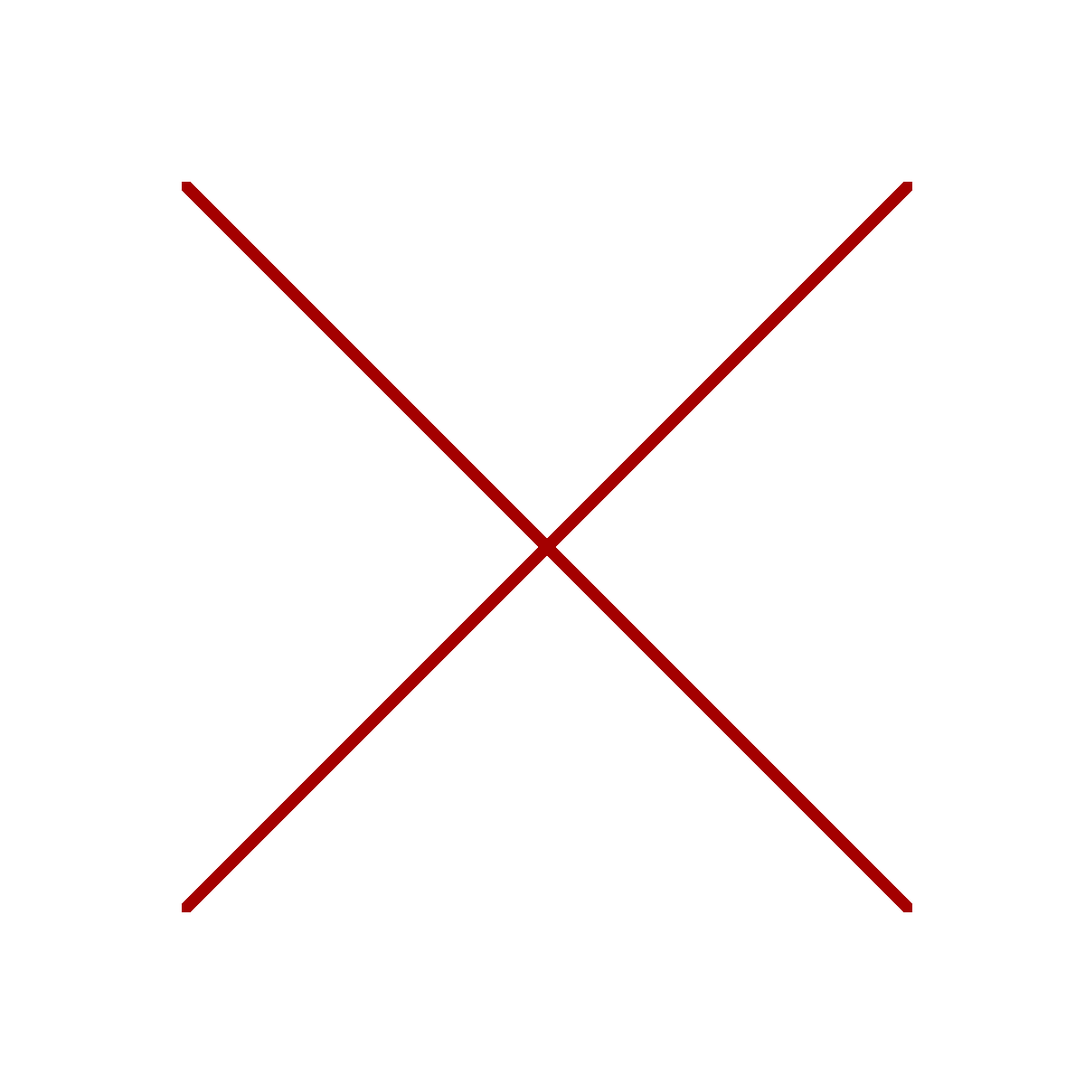
Frame 1 (no input)
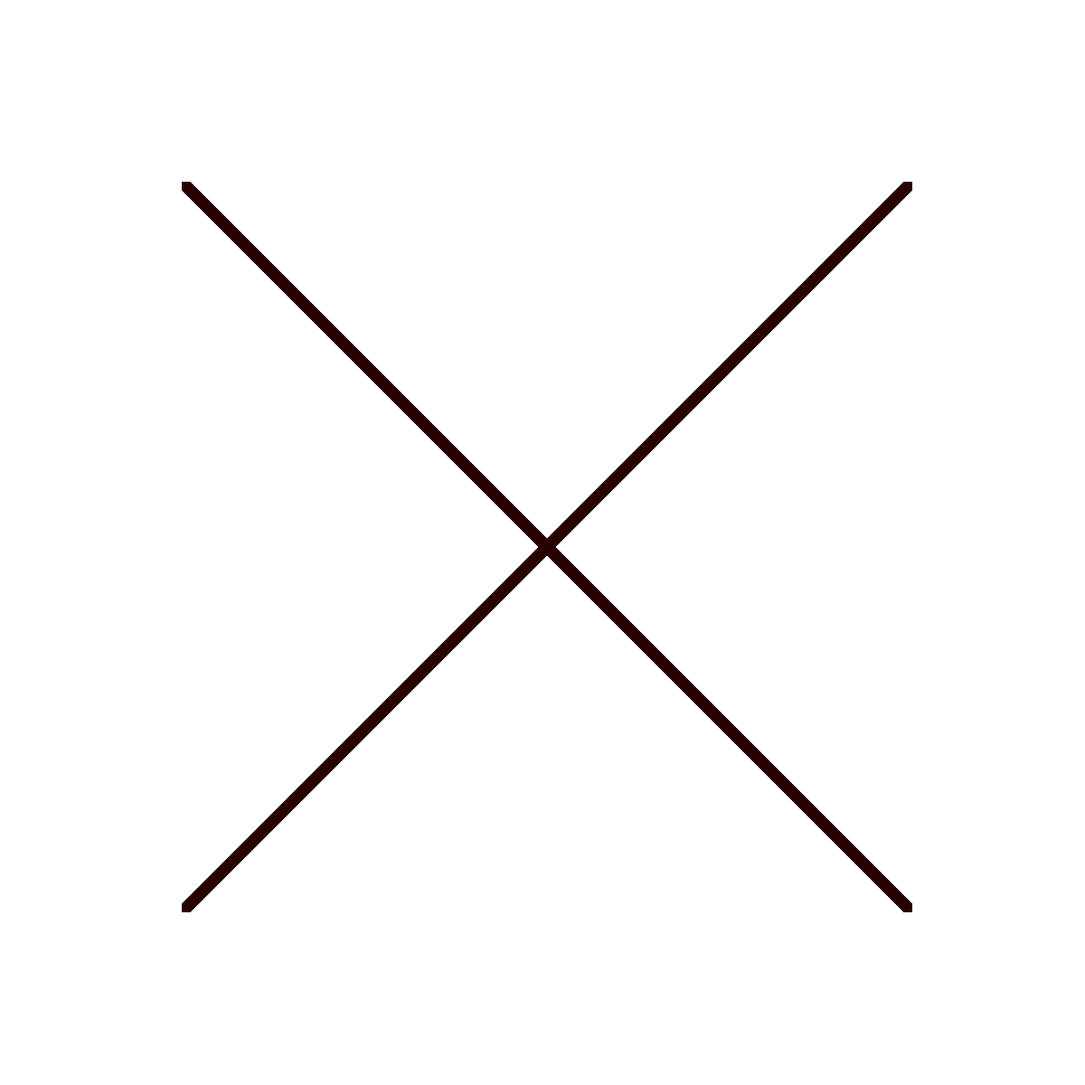
Frame 60 (the mouse pressed at the canvas centre just before this capture)
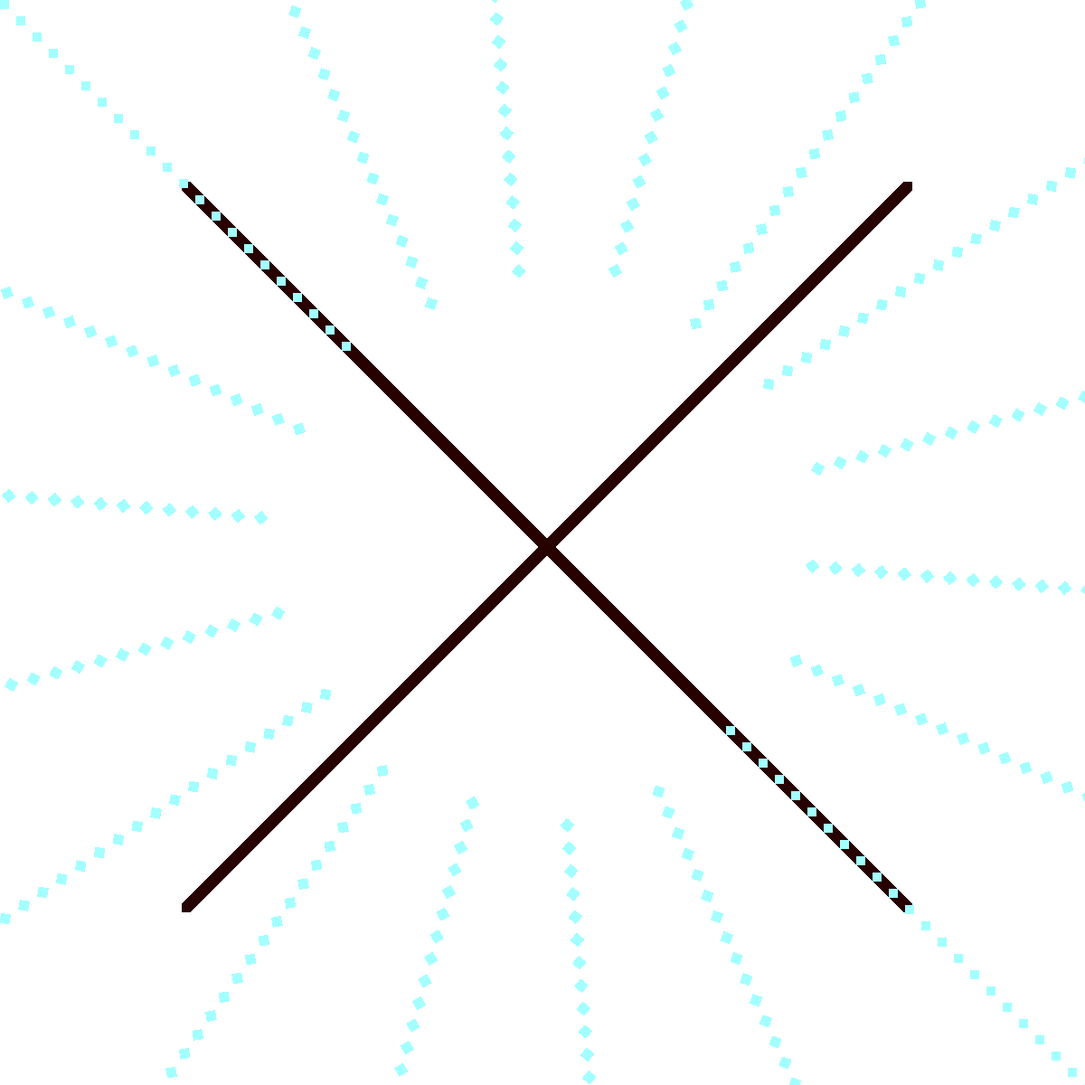
Frame 120 (the mouse held since frame 60 and released just before this capture)

The Processing sketch that drew these frames (run headless with seeded random() and noise(); from frame 60 on, the mouse is pressed at the canvas centre):

// Processing sketch: processing_105398
// ── processing_105398.pde

void setup() {
  
  size(1200, 1200);
  noStroke();
  smooth();   
  background(255);
  }

  int w = 10;
 int h = 10;
 
void draw() {
  
    translate(width/2,height/2);
    
    float r = random(255);
 
  for (int i = 1; i < 400; i++) {
    fill(r, mouseX, mouseY);
    rect (mouseX-i, mouseY+i, w, h);
    rect (mouseX+i, mouseY-i, w, h);
    rect (mouseX+i, mouseY+i, w, h);
    rect (mouseX-i, mouseY-i, w, h);
   
    if (mouseX>0){
      
      rotate(radians(100));   

    } 
  }
  
  
}
